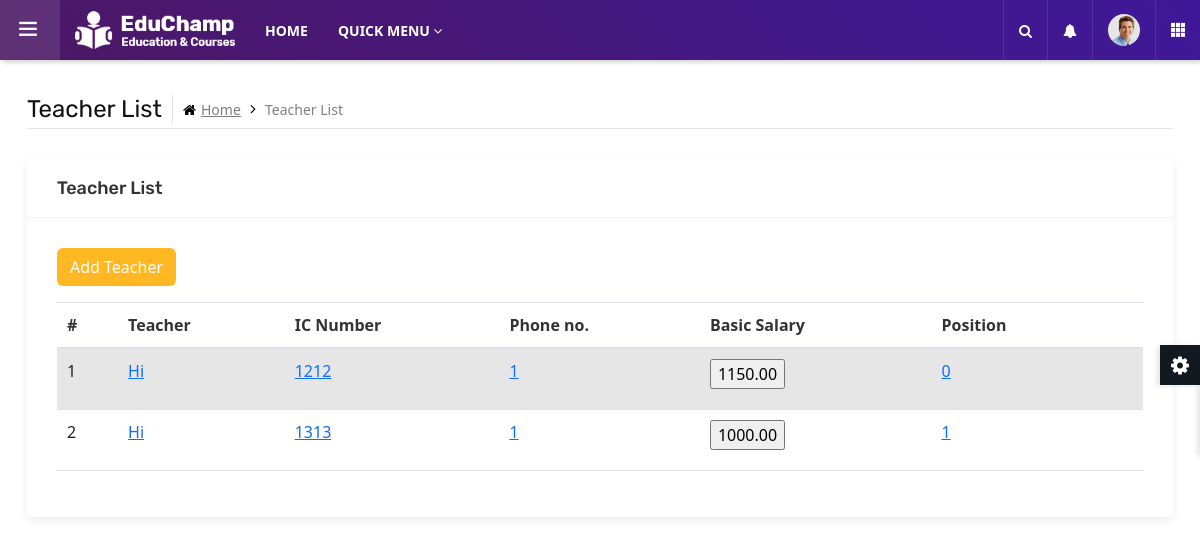
Before: /myTeac.php (signed in) with the older database file.
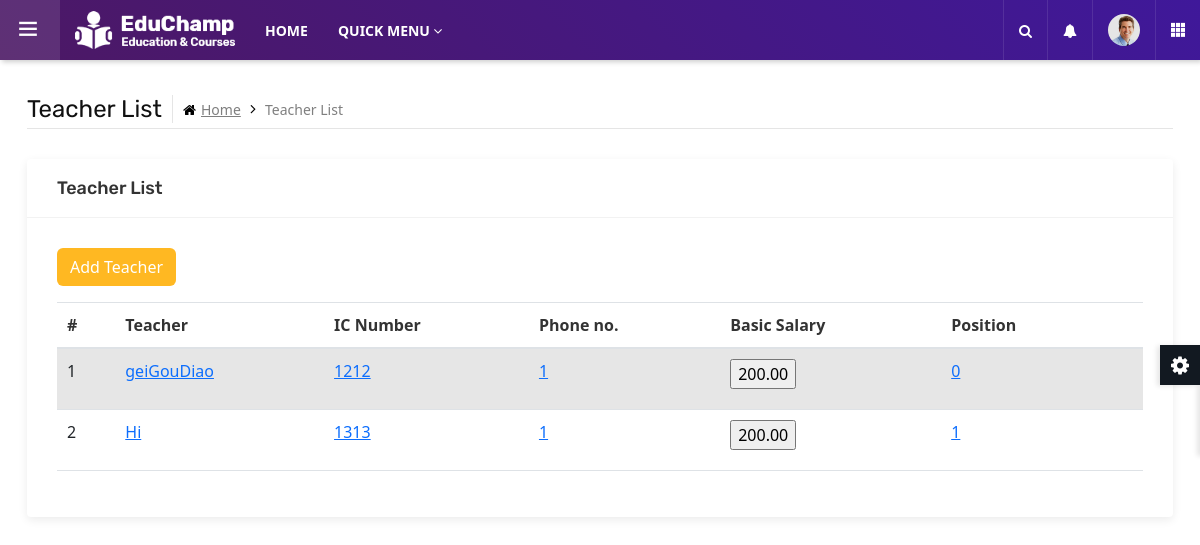
After: the same page with the newer database file.
### tables this page shows
CREATE TABLE `teacher` (
  `tIC` char(12) NOT NULL,
  `tName` varchar(50) NOT NULL,
  `tPassword` varchar(255) NOT NULL,
  `tEPF` decimal(10,0) NOT NULL,
  `tBank` varchar(50) NOT NULL,
  `tBankAccount` int(20) NOT NULL,
  `tPhone` varchar(15) NOT NULL,
  `tAddress` varchar(50) NOT NULL,
  `tCity` varchar(20) NOT NULL,
  `tPostcode` decimal(5,0) NOT NULL,
  `tState` varchar(20) NOT NULL,
  `tEmail` varchar(30) DEFAULT NULL,
  `tBasicSalpHour` decimal(8,2) NOT NULL,
  `tOTSalpHour` decimal(8,2) NOT NULL,
  `tPhoto` varchar(40) NOT NULL,
  `tPosition` int(10) DEFAULT NULL
);

### myTeac.php (the view, shortened to what this page needs)
<?php
include "dbconnect.php";
$tIC = $_SESSION['$tIC'];
?>
	<main class="ttr-wrapper">
		<div class="container-fluid">
			<div class="db-breadcrumb">
				<h4 class="breadcrumb-title">Teacher List</h4>
				<ul class="db-breadcrumb-list">
					<li><a href="#"><i class="fa fa-home"></i>Home</a></li>
					<li>Teacher List</li>
				</ul>
			</div>
			<div class="row">
				<div class="col-lg-12 m-b30">
					<div class="widget-box">
						<div class="wc-title">
							<h4>Teacher List</h4>
						</div>
						<div class="widget-inner">
                            <form method = "post" action = "registerTeacher.php">
                                <label><input name = "submit" type = "submit" class = "btn yellow pull-right" value = "Add Teacher"></label>
                            </form>
                            <table class="table table-striped table-hover ">
                                <thead>
                                    <tr>
                                    <th>#</th>
                                    <th>Teacher</th>
                                    <th>IC Number</th>
                                    <th>Phone no.</th>
                                    <th>Basic Salary</th>
                                    <th>Position</th>
                                    <th></th>
                                    </tr>
                                </thead>
                                <tbody>
                            <?php
                                $query = "SELECT * FROM Teacher WHERE tIC != '$tIC'";
                                $result = mysqli_query($con, $query);
                                $count = 1;
                                while( $row = mysqli_fetch_array($result)){
                                    echo "
                                    <tr>
                                    <td>$count</td>
                                    <td><a href = '#'>$row[tName]</a></td>
                                    <td><a href = '#'>$row[tIC]</a></td>
                                    <td><a href = '#'>$row[tPhone]</a></td>
                                    <td>
                                    <form method = 'post' action = 'salaryViewAdmin.php'>
                                    <input name = 'tIC1' value = $row[tIC] type = 'hidden'>
                                    <label><input name = 'submit' type = 'submit' value = '$row[tBasicSalpHour]'></label>
                                    </form>
                                    </td>
                                    <td><a href = '#'>$row[tPosition]<td>
                                    </tr>
                                    ";
                                    $count+=1;
                                }
                            ?>
                                </tbody>
                            </table>
						</div>
					</div>
				</div>
			</div>
		</div>
	</main>
</body>
</html>

Changed rows visible on the page:
changed teacher id 1212: tName "Hi" → "geiGouDiao"; submit "1150.00" → "200.00"
changed teacher "Hi": submit "1000.00" → "200.00"
